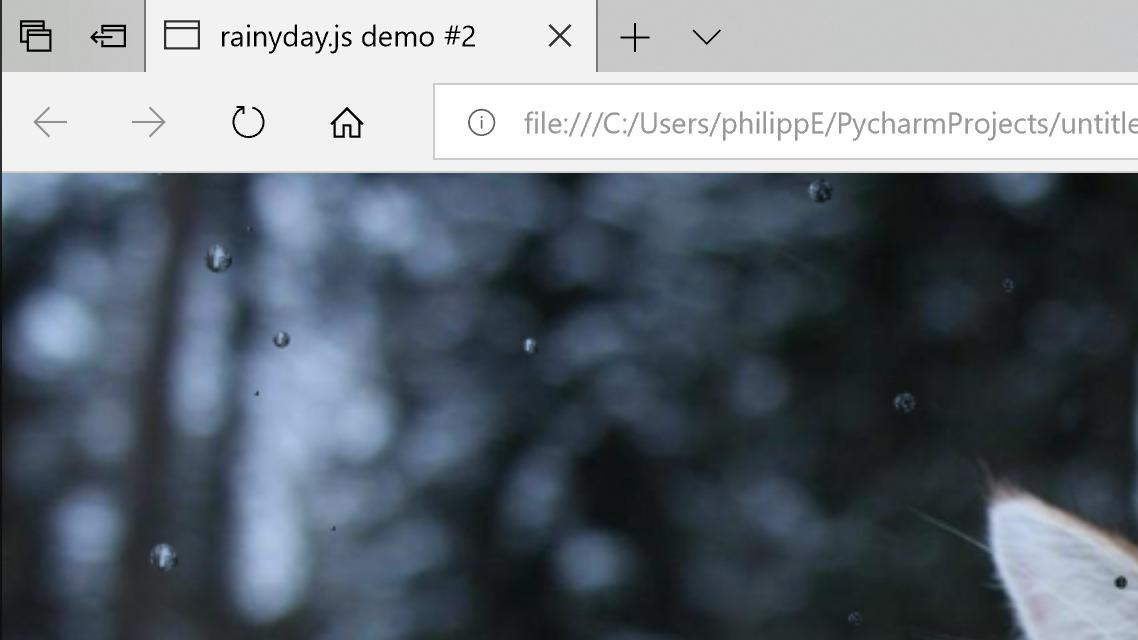
#> input picture input/city1.jpg, 1138 x 640 px; its folder holds only this picture in this run
$ python __init__.py 5 5 5
#> lines starting #> are read from the running program, lines starting #| are printed output that depends on the picture
import time

import PIL.ImageGrab
from PIL import ImageFilter
class Drop:
    # [20 lines left out: functions __init__, initialize_heightmap, not called in this run]

    def get_location(self):
        return self.location

def get_images():
    import os
    # May need to adjust for mac
    filenames = os.listdir("../input")
    return filenames

def get_image(filename):
#> called with filename = '../input/city1.jpg'
    from PIL import Image
    return Image.open(filename)
#> returned value is the input picture: PIL image 1138x640 RGB; mean R, G, B 103.9, 112.4, 121.1


def circle_crop(im):
    from PIL import Image, ImageOps, ImageDraw
    import math
    import operator

    size = (512, 512)
    mask = Image.new('L', size, 0)
#> mask: PIL image 512x512 L; every value is 0
    draw = ImageDraw.Draw(mask)
    draw.ellipse((0, 0) + size, fill=255)

    ## Starts by taking image and mapping to circle

    x,y = im.size ## get x y dimensions
#> x = 1138; y = 640
    ## x y are from -1 to 1
    mid_x = x // 2
#> mid_x = 569
    mid_y = y // 2
#> mid_y = 320

    square_im = Image.new('RGBA', size, 0)
#> square_im: PIL image 512x512 RGBA; every value is 0
    pixels = square_im.load()

    im = im.transpose(Image.FLIP_LEFT_RIGHT)
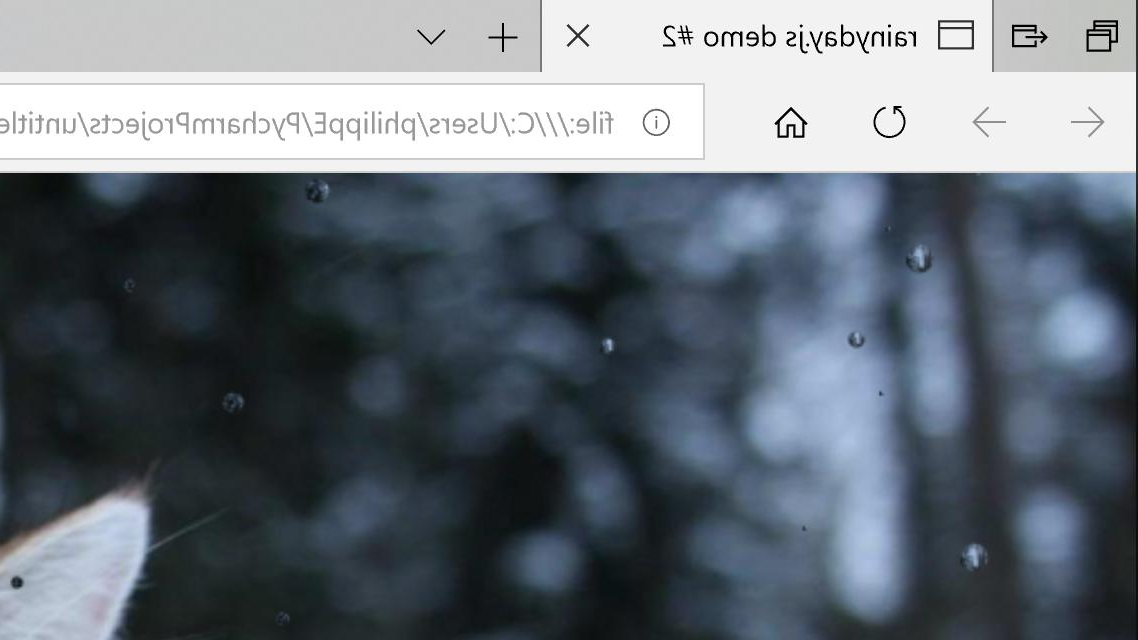
#> im: PIL image 1138x640 RGB; mean R, G, B 103.9, 112.4, 121.1
    im = im.transpose(Image.FLIP_TOP_BOTTOM)
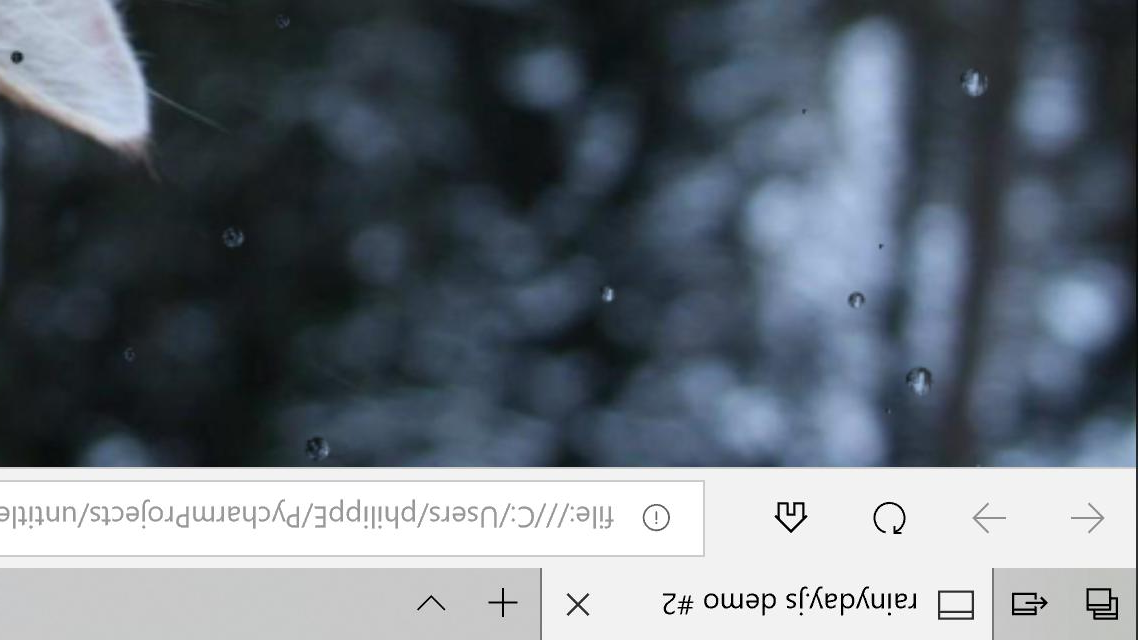
#> im: PIL image 1138x640 RGB; mean R, G, B 103.9, 112.4, 121.1

    for get_pixel_x in range(0,x):
        for get_pixel_y in range(0,y):
            old_x = get_pixel_x
            old_y = get_pixel_y

            old_x -= mid_x
            old_x /= mid_x
            old_y -= mid_y
            old_y /= mid_y

            new_x = old_x * math.sqrt(1 - old_y ** 2 / 2)
            new_y = old_y * math.sqrt(1 - old_x ** 2 / 2)

            new_x = 256*new_x + 256
            new_y = 256*new_y + 256
            new_x = round(new_x)
            new_y = round(new_y)
            if new_y >= 512:
                new_y = 511

            if new_x >= 512:
                new_x = 511

            arr = []
            arr.append(pixels[new_x,new_y])
            arr = [x for xs in arr for x in xs]
            arr2 = []
            arr2.append(im.getpixel((get_pixel_x, get_pixel_y)))
            arr2 = [x for xs in arr2 for x in xs]

            arr[0] = round((arr[0]+arr2[0])/2)
            arr[1] = round((arr[1]+arr2[1])/2)
            arr[2] = round((arr[2]+arr2[2])/2)
            arr[3] = round((arr[3]+arr2[3])/2)

            pixels[new_x, new_y] = (arr[0],arr[1],arr[2],arr[3])

    square_im.show()
    output = ImageOps.fit(square_im, mask.size, centering=(0.5, 0.5))
    output.putalpha(mask)
    return output


def generate_images(num_drops = 10, min_drop_size = 10, max_drop_size = 25):
    filenames = get_images()
    for filename in filenames:
        # May need to adjust for mac
        #set_up_folder("../input/" + filename)
        im = get_image("../input/" + filename)
        circle_crop_im = circle_crop(im)
        drop_locations = seed_image_with_drops(im,num_drops)
        drops = set_drop_sizes(drop_locations, min_drop_size, max_drop_size)
        #merge_drops(drops,drop_locations)
        drop_images = generate_drop_images(drops,circle_crop_im)
        im = place_drop_images(drop_images,drops,im)
        im.save("../output/" + filename)

# [58 lines left out: functions set_up_folder, seed_image_with_drops, set_drop_sizes, generate_drop_images, place_drop_images, not called in this run]


if __name__ == '__main__':
    import sys

    args = sys.argv

    ## First arg is num drops, second is min size in pixels, third is max size in pixels
#> (the run stopped early here; a loop or call above may not have finished)
